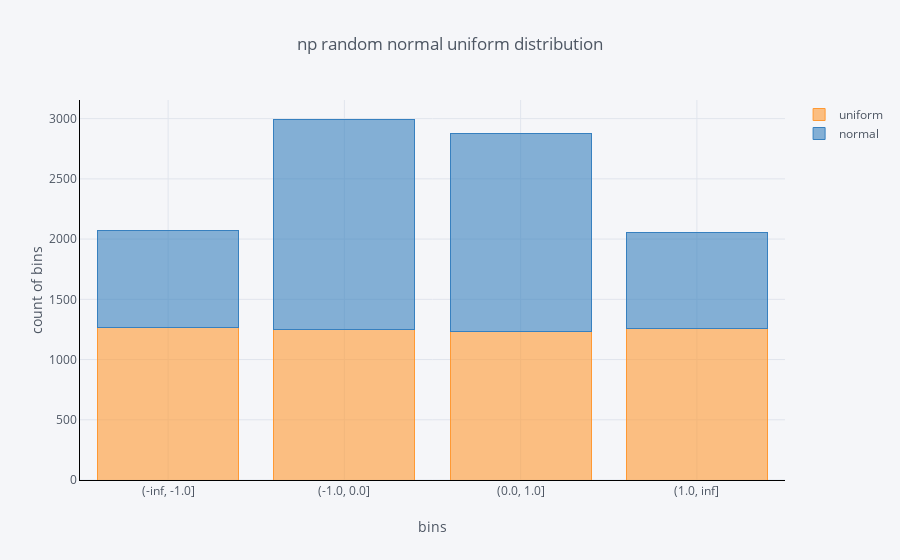

Notebook code for this chart:
### Code cell
df_g_12.iplot(
    kind='bar', 
    barmode='stack',
    xTitle='bins',
    yTitle='count of bins',
    linecolor='black', 
    title='np random normal uniform distribution'
)

### Figure 1 — Plotly figure (JSON) as saved in the notebook; plotly's stock layout.template omitted (floating-point values rounded to 4 significant figures)
{"data": [{"marker": {"color": "rgba(255, 153, 51, 0.6)", "line": {"color": "rgba(255, 153, 51, 1.0)", "width": 1}}, "name": "uniform", "orientation": "v", "text": "", "type": "bar", "uid": "49f97767-a920-499f-8d16-9f62129a0a95", "x": ["(-inf, -1.0]", "(-1.0, 0.0]", "(0.0, 1.0]", "(1.0, inf]"], "y": [1264, 1246, 1234, 1256]}, {"marker": {"color": "rgba(55, 128, 191, 0.6)", "line": {"color": "rgba(55, 128, 191, 1.0)", "width": 1}}, "name": "normal", "orientation": "v", "text": "", "type": "bar", "uid": "a1fa8606-6151-4716-bd71-d8671d14f4ae", "x": ["(-inf, -1.0]", "(-1.0, 0.0]", "(0.0, 1.0]", "(1.0, inf]"], "y": [805, 1751, 1645, 799]}], "layout": {"barmode": "stack", "legend": {"bgcolor": "#F5F6F9", "font": {"color": "#4D5663"}, "traceorder": "normal"}, "paper_bgcolor": "#F5F6F9", "plot_bgcolor": "#F5F6F9", "title": {"font": {"color": "#4D5663"}, "text": "np random normal uniform distribution"}, "xaxis": {"gridcolor": "#E1E5ED", "linecolor": "black", "showgrid": true, "tickfont": {"color": "#4D5663"}, "title": {"font": {"color": "#4D5663"}, "text": "bins"}, "zerolinecolor": "#E1E5ED"}, "yaxis": {"gridcolor": "#E1E5ED", "linecolor": "black", "showgrid": true, "tickfont": {"color": "#4D5663"}, "title": {"font": {"color": "#4D5663"}, "text": "count of bins"}, "zerolinecolor": "#E1E5ED"}}}
